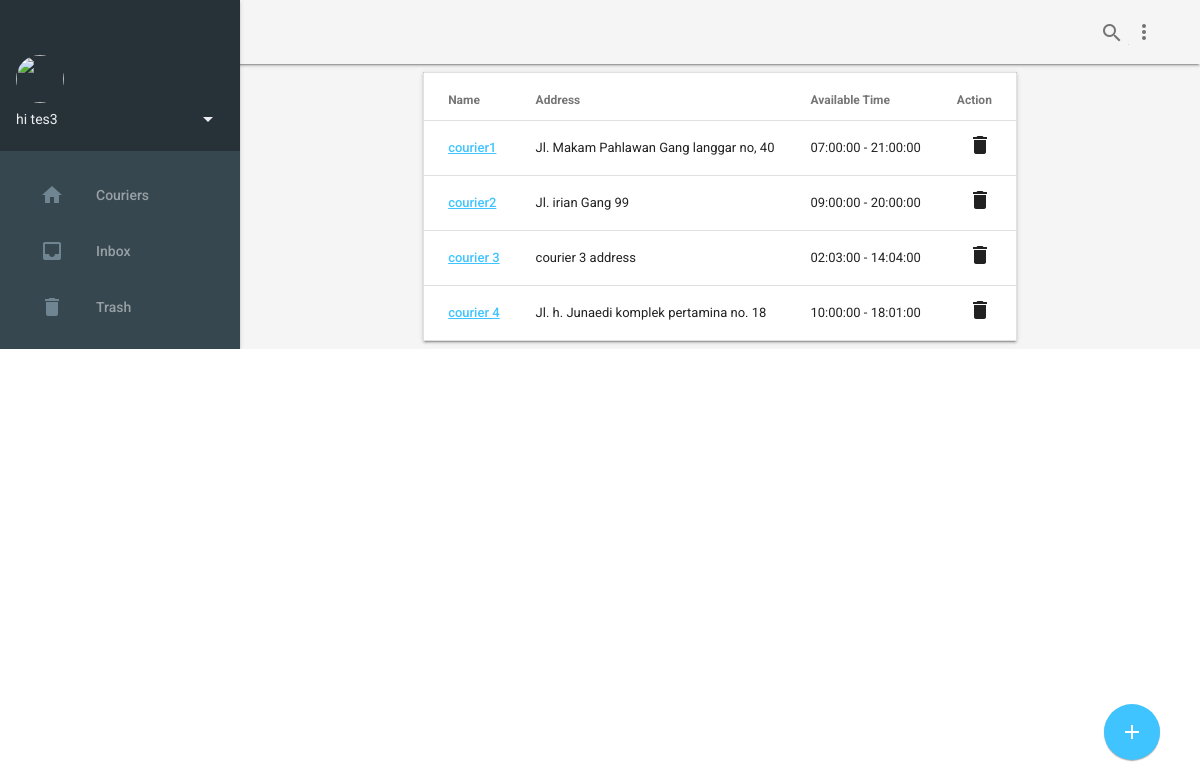
/couriers/ (signed in), run on the app's committed database.
### app/models.py (models this page shows, shortened)
class User(db.Model):
    id = db.Column(db.Integer, primary_key=True)
    username = db.Column(db.String, unique=True)
    password = db.Column(db.String(255))
    active = db.Column(db.Boolean, default=False)
    authenticated = db.Column(db.Boolean, default=False)
    admin = db.Column(db.Boolean, default=False)

class MetaDataMixin(object):
    created = db.Column(db.DateTime, default=db.func.now())
    updated = db.Column(db.DateTime, default=db.func.now(), onupdate=db.func.now())

class Courier(MetaDataMixin, db.Model):
    id = db.Column(db.Integer, primary_key=True)
    name = db.Column(db.String(64), index=True)
    address = db.Column(db.Text)
    available_time_start = db.Column(db.Time)
    available_time_stop = db.Column(db.Time)

### app/views.py (the view)
@app.route('/couriers', methods=['GET', 'POST'])
@app.route('/couriers/', methods=['GET', 'POST'])
@login_required
def courier_list():
    form = CourierForm()
    if form.validate_on_submit():
        name = form.name.data
        address = form.address.data
        available_time_start = form.available_time_start.data
        available_time_stop = form.available_time_stop.data
        courier = Courier(
            name=name,
            address=address,
            available_time_start=available_time_start,
            available_time_stop=available_time_stop,
            creator=current_user,
            last_modified_by=current_user
        )
        db.session.add(courier)
        db.session.commit()
        return redirect('/couriers/')
    else:
        flash_error(form)
    couriers = Courier.query.all()
    return render_template('courier.html', page_title="Couriers", couriers=couriers, form=form)

### app/views.py (called while the page is built)
@lm.user_loader
def load_user(id):
    return User.query.get(id)

def flash_error(form):
    for field, errors in form.errors.items():
        for error in errors:
            flash(u"Error in the %s field - %s" % (
                  getattr(form, field).label.text,
                  error
            ))

### app/templates/courier.html (shortened to what this page needs)
{% extends 'base.html' %}
{% block content %}
<table class="mdl-data-table mdl-js-data-table mdl-shadow--2dp">
  <thead>
    <tr>
      <th class="mdl-data-table__cell--non-numeric">Name</th>
      <th class="mdl-data-table__cell--non-numeric">Address</th>
      <th class="mdl-data-table__cell--non-numeric">Available Time</th>
      <th class="mdl-data-table__cell--non-numeric">Action</th>
    </tr>
  </thead>
  <tbody>
    {% for courier in couriers %}
    <tr>
      <td class="mdl-data-table__cell--non-numeric"><a href="{{ url_for('courier_detail', id=courier.id) }}">{{ courier.name }}</a></td>
      <td class="mdl-data-table__cell--non-numeric">{{ courier.address }}</td>
      <td class="mdl-data-table__cell--non-numeric">
          {{ courier.available_time_start }} - {{ courier.available_time_stop }}
      </td>
      <td class="mdl-data-table__cell">
          <div id="delete_courier_{{ courier.id }}" class="material-icons">delete
          </div>
          </td>
    </tr>
    {% endfor %}
  </tbody>
</table>
  <button id="view-source" class="mdl-button mdl-button--fab mdl-js-button mdl-button--raised mdl-js-ripple-effect mdl-button--colored mdl-color-text--white show-modal"><i class="material-icons"></i><span class="mdl-button__ripple-container"></span></button>
{% endblock %}

### app/templates/base.html (shortened to what this page needs)
<!doctype html>
<html lang="en">
  <head>
    <link rel="stylesheet" href="/static/css/material.cyan-light_blue.min.css">
    <link rel="stylesheet" href="/static/css/styles.css">
  </head>
  <body>
    <div class="demo-layout mdl-layout mdl-js-layout mdl-layout--fixed-drawer mdl-layout--fixed-header">
     {% include "navigation_and_header.html" %}
      <main class="mdl-layout__content mdl-color--grey-100">
        <div class="mdl-grid">
             <div class="mdl-layout-spacer"></div>
            {% block content %}{% endblock %}
           <div class="mdl-layout-spacer"></div>
        </div>
      </main>
    </div>
  </body>
</html>

### app/templates/navigation_and_header.html (shortened to what this page needs)
<header class="demo-header mdl-layout__header mdl-color--grey-100 mdl-color-text--grey-600">
        <div class="mdl-layout__header-row">
          <span class="mdl-layout-title">{{ page_title }}</span>
          <div class="mdl-textfield mdl-js-textfield mdl-textfield--expandable">
            <label class="mdl-button mdl-js-button mdl-button--icon" for="search">
              <i class="material-icons">search</i>
            </label>
          </div>
          <button class="mdl-button mdl-js-button mdl-js-ripple-effect mdl-button--icon" id="hdrbtn">
            <i class="material-icons">more_vert</i>
          </button>
        </div>
      </header>
      <div class="demo-drawer mdl-layout__drawer mdl-color--blue-grey-900 mdl-color-text--blue-grey-50">
        <header class="demo-drawer-header">
          <img src="images/user.jpg" class="demo-avatar">
          <div class="demo-avatar-dropdown">
            <span>
                {% if current_user.is_authenticated %}
                    hi {{ current_user.username }}
                {% endif %}
            </span>
            <button id="accbtn" class="mdl-button mdl-js-button mdl-js-ripple-effect mdl-button--icon">
              <i class="material-icons" role="presentation">arrow_drop_down</i>
            </button>
          </div>
        </header>
        <nav class="demo-navigation mdl-navigation mdl-color--blue-grey-800">
          <a class="mdl-navigation__link" href="{{ url_for('courier_list') }}"><i class="mdl-color-text--blue-grey-400 material-icons" role="presentation">home</i>Couriers</a>
          <a class="mdl-navigation__link" href=""><i class="mdl-color-text--blue-grey-400 material-icons" role="presentation">inbox</i>Inbox</a>
          <a class="mdl-navigation__link" href=""><i class="mdl-color-text--blue-grey-400 material-icons" role="presentation">delete</i>Trash</a>
          <a class="mdl-navigation__link" href=""><i class="mdl-color-text--blue-grey-400 material-icons" role="presentation">report</i>Spam</a>
        </nav>
      </div>

### app/static/css/styles.css (style rules this page uses)
html, body { font-family: 'Roboto', 'Helvetica', sans-serif; }
.demo-avatar { width: 48px; height: 48px; border-radius: 24px; }
.demo-layout .demo-header .mdl-textfield { padding: 0px; margin-top: 41px; }
.demo-drawer { border: none; }
.demo-drawer .demo-navigation { z-index: -2; }
.demo-drawer-header { box-sizing: border-box; display: -webkit-flex; display: -ms-flexbox; display: flex; -webkit-flex-direction: column; -ms-flex-direction: column; flex-direction: column; -webkit-justify-content: flex-end; -ms-flex-pack: end; justify-content: flex-end; padding: 16px; height: 151px; }
.demo-avatar-dropdown { display: -webkit-flex; display: -ms-flexbox; display: flex; position: relative; -webkit-flex-direction: row; -ms-flex-direction: row; flex-direction: row; -webkit-align-items: center; -ms-flex-align: center; align-items: center; width: 100%; }
.demo-navigation { -webkit-flex-grow: 1; -ms-flex-positive: 1; flex-grow: 1; }
.demo-layout .demo-navigation .mdl-navigation__link { display: -webkit-flex !important; display: -ms-flexbox !important; display: flex !important; -webkit-flex-direction: row; -ms-flex-direction: row; flex-direction: row; -webkit-align-items: center; -ms-flex-align: center; align-items: center; color: rgba(255, 255, 255, 0.56); font-weight: 500; }
.demo-navigation .mdl-navigation__link .material-icons { font-size: 24px; color: rgba(255, 255, 255, 0.56); margin-right: 32px; }

### app/templates/base.html (style rules this page uses)
#view-source { position: fixed; display: block; right: 0; bottom: 0; margin-right: 40px; margin-bottom: 40px; z-index: 900; }

### data on the page
User: username "tes3"
Courier: name "courier1", address "Jl. Makam Pahlawan Gang langgar no, 40", available_time_start "07:00:00", available_time_stop "21:00:00"
Courier: name "courier2", address "Jl. irian Gang 99", available_time_start "09:00:00", available_time_stop "20:00:00"
Courier: name "courier 3", address "courier 3 address", available_time_start "02:03:00", available_time_stop "14:04:00"
Courier: name "courier 4", address "Jl. h. Junaedi komplek pertamina no. 18", available_time_start "10:00:00", available_time_stop "18:01:00"
